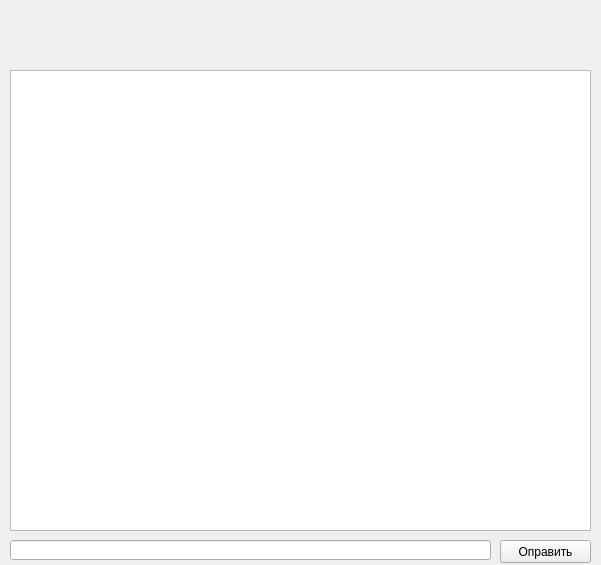
<?xml version="1.0" encoding="UTF-8"?>
<ui version="4.0">
 <class>MainWindow</class>
 <widget class="QMainWindow" name="MainWindow">
  <property name="geometry">
   <rect>
    <x>0</x>
    <y>0</y>
    <width>601</width>
    <height>565</height>
   </rect>
  </property>
  <property name="minimumSize">
   <size>
    <width>600</width>
    <height>500</height>
   </size>
  </property>
  <property name="maximumSize">
   <size>
    <width>800</width>
    <height>600</height>
   </size>
  </property>
  <property name="windowTitle">
   <string>Messenger - dialog</string>
  </property>
  <property name="styleSheet">
   <string notr="true"/>
  </property>
  <widget class="QWidget" name="centralwidget">
   <widget class="QTextBrowser" name="msg_field">
    <property name="geometry">
     <rect>
      <x>10</x>
      <y>70</y>
      <width>581</width>
      <height>461</height>
     </rect>
    </property>
    <property name="html">
     <string>&lt;!DOCTYPE HTML PUBLIC &quot;-//W3C//DTD HTML 4.0//EN&quot; &quot;http://www.w3.org/TR/REC-html40/strict.dtd&quot;&gt;
&lt;html&gt;&lt;head&gt;&lt;meta name=&quot;qrichtext&quot; content=&quot;1&quot; /&gt;&lt;style type=&quot;text/css&quot;&gt;
p, li { white-space: pre-wrap; }
&lt;/style&gt;&lt;/head&gt;&lt;body style=&quot; font-family:'MS Shell Dlg 2'; font-size:7.8pt; font-weight:400; font-style:normal;&quot;&gt;
&lt;p style=&quot;-qt-paragraph-type:empty; margin-top:0px; margin-bottom:0px; margin-left:0px; margin-right:0px; -qt-block-indent:0; text-indent:0px; font-size:8.25pt;&quot;&gt;&lt;br /&gt;&lt;/p&gt;&lt;/body&gt;&lt;/html&gt;</string>
    </property>
   </widget>
   <widget class="QLabel" name="label">
    <property name="geometry">
     <rect>
      <x>10</x>
      <y>10</y>
      <width>581</width>
      <height>41</height>
     </rect>
    </property>
    <property name="font">
     <font>
      <pointsize>16</pointsize>
     </font>
    </property>
    <property name="text">
     <string/>
    </property>
    <property name="textFormat">
     <enum>Qt::PlainText</enum>
    </property>
    <property name="alignment">
     <set>Qt::AlignCenter</set>
    </property>
   </widget>
   <widget class="QLineEdit" name="msg_text">
    <property name="geometry">
     <rect>
      <x>10</x>
      <y>540</y>
      <width>481</width>
      <height>20</height>
     </rect>
    </property>
    <property name="inputMask">
     <string/>
    </property>
    <property name="text">
     <string/>
    </property>
    <property name="maxLength">
     <number>2500</number>
    </property>
   </widget>
   <widget class="QPushButton" name="msg_send">
    <property name="geometry">
     <rect>
      <x>500</x>
      <y>540</y>
      <width>91</width>
      <height>23</height>
     </rect>
    </property>
    <property name="text">
     <string>Оправить</string>
    </property>
    <property name="shortcut">
     <string/>
    </property>
    <property name="autoExclusive">
     <bool>false</bool>
    </property>
    <property name="autoDefault">
     <bool>false</bool>
    </property>
    <property name="default">
     <bool>false</bool>
    </property>
    <property name="flat">
     <bool>false</bool>
    </property>
   </widget>
  </widget>
 </widget>
 <resources/>
 <connections/>
</ui>
